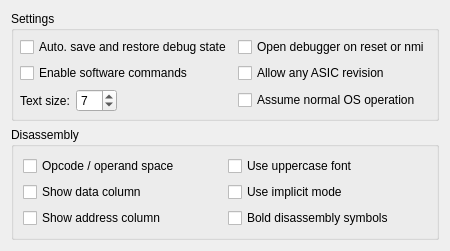
          <widget class="QWidget" name="tab_4">
           <attribute name="title">
            <string>Debugging</string>
           </attribute>
           <layout class="QVBoxLayout" name="verticalLayout_29">
            <item>
             <widget class="QGroupBox" name="groupBox_11">
              <property name="title">
               <string>Settings</string>
              </property>
              <layout class="QGridLayout" name="gridLayout_8">
               <property name="leftMargin">
                <number>6</number>
               </property>
               <property name="topMargin">
                <number>6</number>
               </property>
               <property name="rightMargin">
                <number>6</number>
               </property>
               <property name="bottomMargin">
                <number>6</number>
               </property>
               <item row="2" column="0">
                <layout class="QGridLayout" name="gridLayout_21">
                 <property name="bottomMargin">
                  <number>0</number>
                 </property>
                 <property name="horizontalSpacing">
                  <number>6</number>
                 </property>
                 <property name="verticalSpacing">
                  <number>0</number>
                 </property>
                 <item row="2" column="1">
                  <widget class="QSpinBox" name="textSize">
                   <property name="sizePolicy">
                    <sizepolicy hsizetype="Maximum" vsizetype="Fixed">
                     <horstretch>0</horstretch>
                     <verstretch>0</verstretch>
                    </sizepolicy>
                   </property>
                   <property name="minimum">
                    <number>5</number>
                   </property>
                   <property name="maximum">
                    <number>15</number>
                   </property>
                   <property name="value">
                    <number>7</number>
                   </property>
                  </widget>
                 </item>
                 <item row="2" column="0">
                  <widget class="QLabel" name="label_17">
                   <property name="sizePolicy">
                    <sizepolicy hsizetype="Maximum" vsizetype="Preferred">
                     <horstretch>0</horstretch>
                     <verstretch>0</verstretch>
                    </sizepolicy>
                   </property>
                   <property name="text">
                    <string>Text size:</string>
                   </property>
                  </widget>
                 </item>
                 <item row="2" column="2">
                  <spacer name="horizontalSpacer_25">
                   <property name="orientation">
                    <enum>Qt::Horizontal</enum>
                   </property>
                   <property name="sizeType">
                    <enum>QSizePolicy::Expanding</enum>
                   </property>
                   <property name="sizeHint" stdset="0">
                    <size>
                     <width>0</width>
                     <height>10</height>
                    </size>
                   </property>
                  </spacer>
                 </item>
                </layout>
               </item>
               <item row="1" column="0">
                <widget class="QCheckBox" name="checkDisableSoftCommands">
                 <property name="focusPolicy">
                  <enum>Qt::NoFocus</enum>
                 </property>
                 <property name="text">
                  <string>Enable software commands</string>
                 </property>
                </widget>
               </item>
               <item row="0" column="1">
                <widget class="QCheckBox" name="checkDebugResetTrigger">
                 <property name="focusPolicy">
                  <enum>Qt::NoFocus</enum>
                 </property>
                 <property name="text">
                  <string>Open debugger on reset or nmi</string>
                 </property>
                </widget>
               </item>
               <item row="0" column="0">
                <widget class="QCheckBox" name="checkSaveLoadDebug">
                 <property name="focusPolicy">
                  <enum>Qt::NoFocus</enum>
                 </property>
                 <property name="text">
                  <string>Auto. save and restore debug state</string>
                 </property>
                </widget>
               </item>
               <item row="2" column="1">
                <widget class="QCheckBox" name="checkNormOs">
                 <property name="toolTip">
                  <string>Some debugging views only make sense when in the context of normal OS operation (may not be the case when some ASM programs are running, for instance)</string>
                 </property>
                 <property name="text">
                  <string>Assume normal OS operation</string>
                 </property>
                </widget>
               </item>
               <item row="1" column="1">
                <widget class="QCheckBox" name="checkAllowAnyRev">
                 <property name="toolTip">
                  <string>May cause problems if boot code is incompatible. Use only if you know what you're doing.</string>
                 </property>
                 <property name="text">
                  <string>Allow any ASIC revision</string>
                 </property>
                </widget>
               </item>
              </layout>
             </widget>
            </item>
            <item>
             <widget class="QGroupBox" name="groupBox_6">
              <property name="title">
               <string>Disassembly</string>
              </property>
              <layout class="QGridLayout" name="gridLayout_23">
               <item row="1" column="0">
                <widget class="QCheckBox" name="checkDisasmDataCol">
                 <property name="focusPolicy">
                  <enum>Qt::NoFocus</enum>
                 </property>
                 <property name="text">
                  <string>Show data column</string>
                 </property>
                 <property name="checked">
                  <bool>false</bool>
                 </property>
                </widget>
               </item>
               <item row="1" column="1">
                <widget class="QCheckBox" name="checkDisasmImplict">
                 <property name="text">
                  <string>Use implicit mode</string>
                 </property>
                </widget>
               </item>
               <item row="0" column="0">
                <widget class="QCheckBox" name="checkAddSpace">
                 <property name="focusPolicy">
                  <enum>Qt::NoFocus</enum>
                 </property>
                 <property name="text">
                  <string>Opcode / operand space</string>
                 </property>
                </widget>
               </item>
               <item row="0" column="1">
                <widget class="QCheckBox" name="checkDisasmUppercase">
                 <property name="text">
                  <string>Use uppercase font</string>
                 </property>
                </widget>
               </item>
               <item row="2" column="0">
                <widget class="QCheckBox" name="checkDisasmAddr">
                 <property name="text">
                  <string>Show address column</string>
                 </property>
                </widget>
               </item>
               <item row="2" column="1">
                <widget class="QCheckBox" name="checkDisasmBoldSymbols">
                 <property name="text">
                  <string>Bold disassembly symbols</string>
                 </property>
                </widget>
               </item>
              </layout>
             </widget>
            </item>
            <item>
             <spacer name="verticalSpacer_6">
              <property name="orientation">
               <enum>Qt::Vertical</enum>
              </property>
              <property name="sizeHint" stdset="0">
               <size>
                <width>20</width>
                <height>0</height>
               </size>
              </property>
             </spacer>
            </item>
           </layout>
          </widget>
